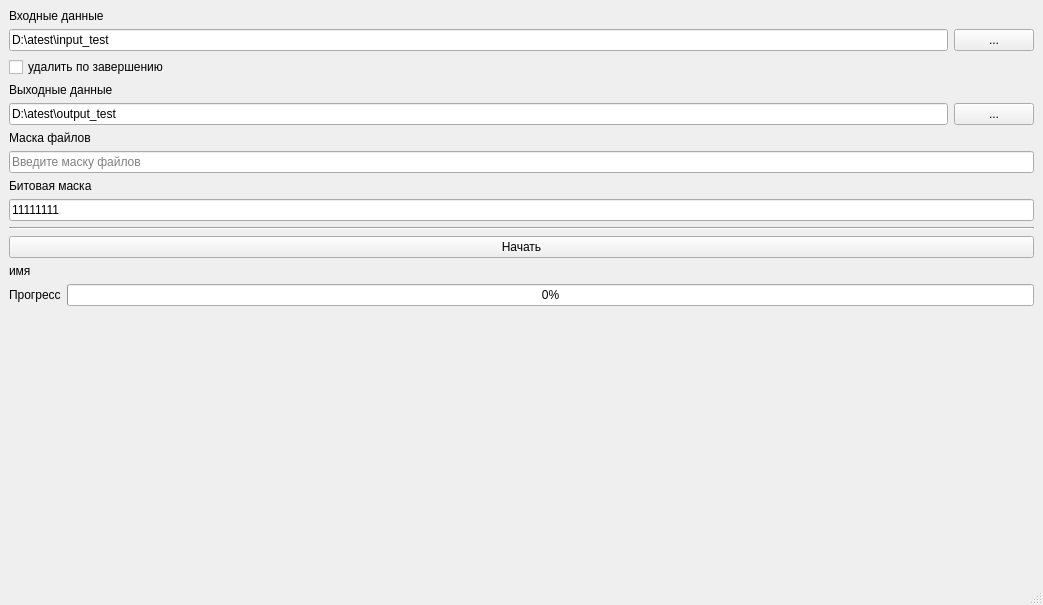
<?xml version="1.0" encoding="UTF-8"?>
<ui version="4.0">
 <class>MainWindow</class>
 <widget class="QMainWindow" name="MainWindow">
  <property name="geometry">
   <rect>
    <x>0</x>
    <y>0</y>
    <width>1043</width>
    <height>605</height>
   </rect>
  </property>
  <property name="windowTitle">
   <string>MainWindow</string>
  </property>
  <widget class="QWidget" name="centralwidget">
   <layout class="QGridLayout" name="gridLayout">
    <item row="6" column="0">
     <widget class="QLineEdit" name="lineEdit_mask">
      <property name="text">
       <string/>
      </property>
      <property name="placeholderText">
       <string>Введите маску файлов</string>
      </property>
     </widget>
    </item>
    <item row="2" column="0">
     <widget class="QCheckBox" name="checkBox_del">
      <property name="text">
       <string>удалить по завершению</string>
      </property>
     </widget>
    </item>
    <item row="0" column="0">
     <widget class="QLabel" name="label_input">
      <property name="text">
       <string>Входные данные</string>
      </property>
      <property name="alignment">
       <set>Qt::AlignBottom|Qt::AlignLeading|Qt::AlignLeft</set>
      </property>
     </widget>
    </item>
    <item row="1" column="0">
     <layout class="QHBoxLayout" name="horizontalLayout_3">
      <item>
       <widget class="QLineEdit" name="lineEdit_input">
        <property name="text">
         <string>D:\atest\input_test</string>
        </property>
        <property name="placeholderText">
         <string>Введите директорию</string>
        </property>
       </widget>
      </item>
      <item>
       <widget class="QPushButton" name="pushButton_input">
        <property name="text">
         <string>...</string>
        </property>
       </widget>
      </item>
     </layout>
    </item>
    <item row="9" column="0">
     <widget class="Line" name="line">
      <property name="orientation">
       <enum>Qt::Horizontal</enum>
      </property>
     </widget>
    </item>
    <item row="8" column="0">
     <widget class="QLineEdit" name="lineEdit_bit">
      <property name="text">
       <string>11111111</string>
      </property>
      <property name="placeholderText">
       <string>Введите битовую маску</string>
      </property>
     </widget>
    </item>
    <item row="3" column="0">
     <widget class="QLabel" name="label_out">
      <property name="text">
       <string>Выходные данные</string>
      </property>
      <property name="alignment">
       <set>Qt::AlignBottom|Qt::AlignLeading|Qt::AlignLeft</set>
      </property>
     </widget>
    </item>
    <item row="10" column="0">
     <widget class="QPushButton" name="pushButton_start">
      <property name="enabled">
       <bool>true</bool>
      </property>
      <property name="text">
       <string>Начать</string>
      </property>
      <property name="checkable">
       <bool>true</bool>
      </property>
     </widget>
    </item>
    <item row="11" column="0">
     <layout class="QVBoxLayout" name="verticalLayout">
      <item>
       <widget class="QLabel" name="label_file_name">
        <property name="enabled">
         <bool>true</bool>
        </property>
        <property name="text">
         <string>имя</string>
        </property>
        <property name="alignment">
         <set>Qt::AlignLeading|Qt::AlignLeft|Qt::AlignVCenter</set>
        </property>
       </widget>
      </item>
      <item>
       <layout class="QHBoxLayout" name="horizontalLayout">
        <item>
         <widget class="QLabel" name="label_progress">
          <property name="text">
           <string>Прогресс</string>
          </property>
         </widget>
        </item>
        <item>
         <widget class="QProgressBar" name="progressBar">
          <property name="value">
           <number>0</number>
          </property>
         </widget>
        </item>
       </layout>
      </item>
     </layout>
    </item>
    <item row="12" column="0">
     <spacer name="verticalSpacer">
      <property name="orientation">
       <enum>Qt::Vertical</enum>
      </property>
      <property name="sizeHint" stdset="0">
       <size>
        <width>20</width>
        <height>40</height>
       </size>
      </property>
     </spacer>
    </item>
    <item row="7" column="0">
     <widget class="QLabel" name="label_bit">
      <property name="text">
       <string>Битовая маска</string>
      </property>
      <property name="alignment">
       <set>Qt::AlignBottom|Qt::AlignLeading|Qt::AlignLeft</set>
      </property>
     </widget>
    </item>
    <item row="4" column="0">
     <layout class="QHBoxLayout" name="horizontalLayout_4">
      <item>
       <widget class="QLineEdit" name="lineEdit_out">
        <property name="text">
         <string>D:\atest\output_test</string>
        </property>
        <property name="placeholderText">
         <string>Введите директорию</string>
        </property>
       </widget>
      </item>
      <item>
       <widget class="QPushButton" name="pushButton_out">
        <property name="text">
         <string>...</string>
        </property>
       </widget>
      </item>
     </layout>
    </item>
    <item row="5" column="0">
     <widget class="QLabel" name="label_mask">
      <property name="text">
       <string>Маска файлов</string>
      </property>
      <property name="alignment">
       <set>Qt::AlignBottom|Qt::AlignLeading|Qt::AlignLeft</set>
      </property>
     </widget>
    </item>
   </layout>
   <zorder>lineEdit_bit</zorder>
   <zorder>pushButton_start</zorder>
   <zorder>pushButton_out</zorder>
   <zorder>label_mask</zorder>
   <zorder>lineEdit_out</zorder>
   <zorder>lineEdit_mask</zorder>
   <zorder>lineEdit_input</zorder>
   <zorder>label_input</zorder>
   <zorder>label_out</zorder>
   <zorder>checkBox_del</zorder>
   <zorder>label_bit</zorder>
   <zorder>pushButton_input</zorder>
   <zorder>verticalSpacer</zorder>
   <zorder>line</zorder>
  </widget>
  <widget class="QMenuBar" name="menubar">
   <property name="geometry">
    <rect>
     <x>0</x>
     <y>0</y>
     <width>1043</width>
     <height>26</height>
    </rect>
   </property>
  </widget>
  <widget class="QStatusBar" name="statusbar"/>
 </widget>
 <resources/>
 <connections/>
</ui>
